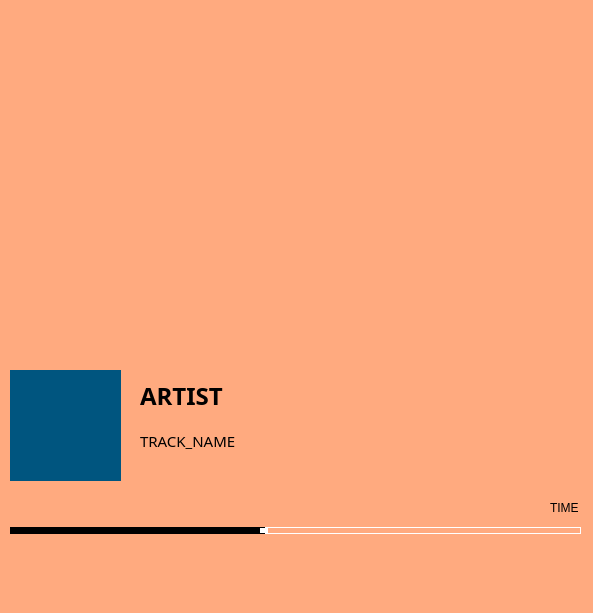
<?xml version="1.0" encoding="UTF-8"?>
<ui version="4.0">
 <class>MainWindow</class>
 <widget class="QMainWindow" name="MainWindow">
  <property name="windowModality">
   <enum>Qt::NonModal</enum>
  </property>
  <property name="geometry">
   <rect>
    <x>0</x>
    <y>0</y>
    <width>593</width>
    <height>613</height>
   </rect>
  </property>
  <property name="minimumSize">
   <size>
    <width>593</width>
    <height>613</height>
   </size>
  </property>
  <property name="maximumSize">
   <size>
    <width>593</width>
    <height>613</height>
   </size>
  </property>
  <property name="windowTitle">
   <string>MainWindow</string>
  </property>
  <property name="autoFillBackground">
   <bool>false</bool>
  </property>
  <property name="styleSheet">
   <string notr="true"/>
  </property>
  <widget class="QWidget" name="centralwidget">
   <widget class="QLabel" name="Album_pic">
    <property name="geometry">
     <rect>
      <x>10</x>
      <y>370</y>
      <width>111</width>
      <height>111</height>
     </rect>
    </property>
    <property name="styleSheet">
     <string notr="true">background-color: rgb(0, 85, 127);</string>
    </property>
    <property name="text">
     <string/>
    </property>
    <property name="scaledContents">
     <bool>true</bool>
    </property>
   </widget>
   <widget class="QLabel" name="Title">
    <property name="enabled">
     <bool>true</bool>
    </property>
    <property name="geometry">
     <rect>
      <x>140</x>
      <y>370</y>
      <width>431</width>
      <height>51</height>
     </rect>
    </property>
    <property name="font">
     <font>
      <family>Bahnschrift</family>
      <pointsize>18</pointsize>
      <weight>75</weight>
      <bold>true</bold>
     </font>
    </property>
    <property name="tabletTracking">
     <bool>false</bool>
    </property>
    <property name="autoFillBackground">
     <bool>false</bool>
    </property>
    <property name="text">
     <string>ARTIST</string>
    </property>
    <property name="alignment">
     <set>Qt::AlignLeading|Qt::AlignLeft|Qt::AlignVCenter</set>
    </property>
   </widget>
   <widget class="QPushButton" name="next">
    <property name="geometry">
     <rect>
      <x>100</x>
      <y>550</y>
      <width>41</width>
      <height>21</height>
     </rect>
    </property>
    <property name="text">
     <string/>
    </property>
    <property name="iconSize">
     <size>
      <width>35</width>
      <height>35</height>
     </size>
    </property>
    <property name="flat">
     <bool>true</bool>
    </property>
   </widget>
   <widget class="QPushButton" name="play">
    <property name="geometry">
     <rect>
      <x>50</x>
      <y>550</y>
      <width>51</width>
      <height>21</height>
     </rect>
    </property>
    <property name="text">
     <string/>
    </property>
    <property name="iconSize">
     <size>
      <width>30</width>
      <height>30</height>
     </size>
    </property>
    <property name="flat">
     <bool>true</bool>
    </property>
   </widget>
   <widget class="QPushButton" name="pause">
    <property name="geometry">
     <rect>
      <x>50</x>
      <y>550</y>
      <width>51</width>
      <height>21</height>
     </rect>
    </property>
    <property name="text">
     <string/>
    </property>
    <property name="iconSize">
     <size>
      <width>30</width>
      <height>30</height>
     </size>
    </property>
    <property name="flat">
     <bool>true</bool>
    </property>
   </widget>
   <widget class="QLabel" name="Artist">
    <property name="enabled">
     <bool>true</bool>
    </property>
    <property name="geometry">
     <rect>
      <x>140</x>
      <y>430</y>
      <width>401</width>
      <height>22</height>
     </rect>
    </property>
    <property name="font">
     <font>
      <family>Bahnschrift</family>
      <pointsize>11</pointsize>
     </font>
    </property>
    <property name="autoFillBackground">
     <bool>false</bool>
    </property>
    <property name="text">
     <string>TRACK_NAME</string>
    </property>
    <property name="alignment">
     <set>Qt::AlignLeading|Qt::AlignLeft|Qt::AlignVCenter</set>
    </property>
   </widget>
   <widget class="QPushButton" name="previously">
    <property name="geometry">
     <rect>
      <x>0</x>
      <y>550</y>
      <width>51</width>
      <height>20</height>
     </rect>
    </property>
    <property name="text">
     <string/>
    </property>
    <property name="iconSize">
     <size>
      <width>35</width>
      <height>35</height>
     </size>
    </property>
    <property name="flat">
     <bool>true</bool>
    </property>
   </widget>
   <widget class="QSlider" name="Duration">
    <property name="enabled">
     <bool>true</bool>
    </property>
    <property name="geometry">
     <rect>
      <x>10</x>
      <y>520</y>
      <width>571</width>
      <height>20</height>
     </rect>
    </property>
    <property name="focusPolicy">
     <enum>Qt::NoFocus</enum>
    </property>
    <property name="layoutDirection">
     <enum>Qt::LeftToRight</enum>
    </property>
    <property name="autoFillBackground">
     <bool>false</bool>
    </property>
    <property name="styleSheet">
     <string notr="true">QSlider::groove:horizontal {
border: 1px solid #999999;
height: 5px;
border-color: white
}
QSlider::handle:horizontal {
width: 8px;
handle-heigth: 100;
background: white;
}

QSlider::add-page:qlineargradient {
background: none
}

QSlider::sub-page:qlineargradient {
background: black
}</string>
    </property>
    <property name="inputMethodHints">
     <set>Qt::ImhNone</set>
    </property>
    <property name="pageStep">
     <number>0</number>
    </property>
    <property name="value">
     <number>44</number>
    </property>
    <property name="tracking">
     <bool>false</bool>
    </property>
    <property name="orientation">
     <enum>Qt::Horizontal</enum>
    </property>
    <property name="tickPosition">
     <enum>QSlider::NoTicks</enum>
    </property>
   </widget>
   <widget class="QLabel" name="time">
    <property name="geometry">
     <rect>
      <x>550</x>
      <y>500</y>
      <width>31</width>
      <height>16</height>
     </rect>
    </property>
    <property name="text">
     <string>TIME</string>
    </property>
   </widget>
   <widget class="QLabel" name="background">
    <property name="geometry">
     <rect>
      <x>-10</x>
      <y>-10</y>
      <width>611</width>
      <height>641</height>
     </rect>
    </property>
    <property name="styleSheet">
     <string notr="true">
background-color: rgb(255, 170, 127);</string>
    </property>
    <property name="text">
     <string/>
    </property>
    <property name="scaledContents">
     <bool>true</bool>
    </property>
   </widget>
   <widget class="QPushButton" name="back">
    <property name="geometry">
     <rect>
      <x>0</x>
      <y>0</y>
      <width>41</width>
      <height>31</height>
     </rect>
    </property>
    <property name="styleSheet">
     <string notr="true">
</string>
    </property>
    <property name="text">
     <string/>
    </property>
    <property name="iconSize">
     <size>
      <width>20</width>
      <height>20</height>
     </size>
    </property>
    <property name="flat">
     <bool>true</bool>
    </property>
   </widget>
   <zorder>background</zorder>
   <zorder>Album_pic</zorder>
   <zorder>next</zorder>
   <zorder>play</zorder>
   <zorder>pause</zorder>
   <zorder>Artist</zorder>
   <zorder>previously</zorder>
   <zorder>Duration</zorder>
   <zorder>time</zorder>
   <zorder>Title</zorder>
   <zorder>back</zorder>
  </widget>
 </widget>
 <resources/>
 <connections/>
</ui>
